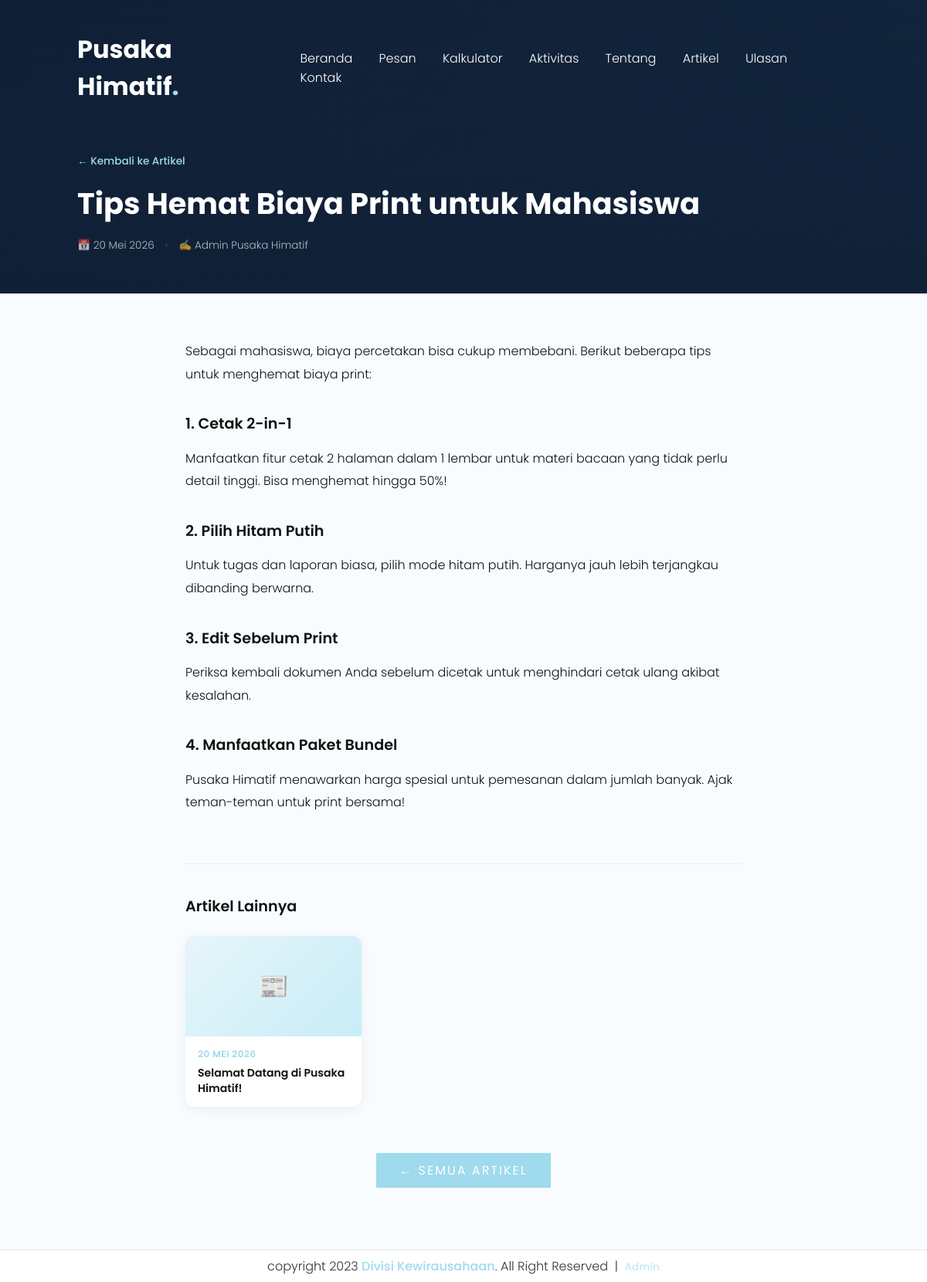
Screenshot of /artikel.php?id=2 with the database file from the repository.
### tables this page shows
CREATE TABLE IF NOT EXISTS `artikel` (
  `id`         INT UNSIGNED     NOT NULL AUTO_INCREMENT,
  `judul`      VARCHAR(255)     NOT NULL,
  `slug`       VARCHAR(255)     NOT NULL UNIQUE,
  `konten`     LONGTEXT         NOT NULL,
  `ringkasan`  TEXT             NULL     COMMENT 'Deskripsi singkat untuk preview card',
  `gambar`     VARCHAR(255)     NULL     COMMENT 'Nama file gambar di uploads/artikel/',
  `author_id`  INT UNSIGNED     NOT NULL,
  `status`     ENUM('published','draft') NOT NULL DEFAULT 'published',
  `created_at` DATETIME         NOT NULL DEFAULT CURRENT_TIMESTAMP,
  `updated_at` DATETIME         NOT NULL DEFAULT CURRENT_TIMESTAMP ON UPDATE CURRENT_TIMESTAMP,
  PRIMARY KEY (`id`),
  KEY `idx_status` (`status`),
  KEY `idx_author` (`author_id`),
  CONSTRAINT `fk_artikel_author` FOREIGN KEY (`author_id`) REFERENCES `admin` (`id`) ON DELETE CASCADE
);

### artikel.php (the view, shortened to what this page needs)
<?php
$id = (int) ($_GET['id'] ?? 0);
try {
    $db   = getDB();
    $stmt = $db->prepare(
        "SELECT a.*, ad.nama AS author_nama
         FROM artikel a
         JOIN admin ad ON a.author_id = ad.id
         WHERE a.id = ? AND a.status = 'published'
         LIMIT 1"
    );
    $stmt->execute([$id]);
    $artikel = $stmt->fetch();
} catch (Exception $e) {
    $artikel = null;
}
try {
    $related = $db->prepare(
        "SELECT id, judul, gambar, created_at
         FROM artikel
         WHERE status = 'published' AND id != ?
         ORDER BY created_at DESC
         LIMIT 3"
    );
    $related->execute([$id]);
    $relatedArts = $related->fetchAll();
} catch (Exception $e) {
    $relatedArts = [];
}
function formatTanggal(string $date): string {
    $bulan = ['','Jan','Feb','Mar','Apr','Mei','Jun','Jul','Agu','Sep','Okt','Nov','Des'];
    $d = date('j', strtotime($date));
    $m = (int) date('n', strtotime($date));
    $y = date('Y', strtotime($date));
    return "$d {$bulan[$m]} $y";
}
?>
<!DOCTYPE html>
<html lang="id">
  <head>
    <link rel="stylesheet" href="style.css" />
  </head>
  <body>
    <header>
      <nav>
        <a href="index.php" class="logo">Pusaka Himatif<span>.</span></a>
        <ul class="navigation">
          <li><a href="index.php#banner"       onclick="toggleMenu();">Beranda</a></li>
          <li><a href="index.php#order"        onclick="toggleMenu();">Pesan</a></li>
          <li><a href="index.php#calculator"   onclick="toggleMenu();">Kalkulator</a></li>
          <li><a href="index.php#activity"     onclick="toggleMenu();">Aktivitas</a></li>
          <li><a href="index.php#about"        onclick="toggleMenu();">Tentang</a></li>
          <li><a href="index.php#artikel"      onclick="toggleMenu();">Artikel</a></li>
          <li><a href="index.php#testimonials" onclick="toggleMenu();">Ulasan</a></li>
          <li><a href="index.php#contact"      onclick="toggleMenu();">Kontak</a></li>
        </ul>
      </nav>
    </header>
    <main>
      <div class="artikel-detail-hero">
        <div class="artikel-hero-overlay"></div>
        <div class="artikel-hero-content">
          <a href="index.php#artikel" class="artikel-back-link">← Kembali ke Artikel</a>
          <h1 class="artikel-hero-title"><?= htmlspecialchars($artikel['judul']) ?></h1>
          <div class="artikel-meta">
            <span class="artikel-meta-item">📅 <?= formatTanggal($artikel['created_at']) ?></span>
            <span class="artikel-meta-sep">·</span>
            <span class="artikel-meta-item">✍️ <?= htmlspecialchars($artikel['author_nama']) ?></span>
          </div>
        </div>
      </div>
      <article class="artikel-detail-body">
        <div class="artikel-detail-container">
          <div class="artikel-content-text">
            <?= $artikel['konten']  ?>
          </div>
          <?php if (!empty($relatedArts)): ?>
          <div class="artikel-related">
            <h2 class="artikel-related-title">Artikel Lainnya</h2>
            <div class="artikel-related-grid">
              <?php foreach ($relatedArts as $rel): ?>
                <a href="artikel.php?id=<?= $rel['id'] ?>" class="artikel-related-card">
                  <div class="artikel-related-img-wrap">
                    <?php if ($rel['gambar']): ?>
                      <img
                        src="uploads/artikel/<?= htmlspecialchars($rel['gambar']) ?>"
                        alt="<?= htmlspecialchars($rel['judul']) ?>"
                        loading="lazy"
                      />
                    <?php else: ?>
                      <div class="artikel-img-placeholder small">📰</div>
                    <?php endif; ?>
                  </div>
                  <div class="artikel-related-body">
                    <span class="artikel-date"><?= formatTanggal($rel['created_at']) ?></span>
                    <h3><?= htmlspecialchars($rel['judul']) ?></h3>
                  </div>
                </a>
              <?php endforeach; ?>
            </div>
          </div>
          <?php endif; ?>
          <div style="text-align:center;margin-top:40px;">
            <a href="index.php#artikel" class="btn">← Semua Artikel</a>
          </div>
        </div>
      </article>
    </main>
    <footer>
      <div class="copyrightText">
        <p>
          copyright 2023
          <a
            href="https://instagram.com/pusaka.himatif?igshid=NTA5ZTk1NTc="
            target="_blank"
            rel="nofollow"
            title="Menuju Instagram"
          >Divisi Kewirausahaan</a>. All Right Reserved
          &nbsp;|&nbsp;
          <a href="admin/login.php" style="color:#9fdaed;opacity:0.6;font-size:0.85em;">Admin</a>
        </p>
      </div>
    </footer>
  </body>
</html>

### style.css (style rules this page uses)
* { margin: 0; padding: 0; box-sizing: border-box; font-family: "Poppins", sans-serif; scroll-behavior: smooth; }
body { min-height: 300; color: #111; }
p { font-weight: 300; color: #111; }
.btn { font-size: 1em; color: #fff; background: #9fdaed; display: inline-block; padding: 10px 30px; margin-top: 20px; text-transform: uppercase; text-decoration: none; letter-spacing: 2px; transition: 0.5s; }
header nav { position: fixed; top: 0; left: 0; width: 100%; padding: 40px 100px; z-index: 10000; display: flex; justify-content: space-between; align-items: center; transition: 0.5s; }
header nav .logo { color: #fff; font-weight: 700; font-size: 2em; text-decoration: none; }
header nav .logo span { color: #9fdaed; }
header nav .navigation li { list-style: none; margin-left: 30px; display: inline-block; }
header nav .navigation li a { text-decoration: none; color: #fff; font-weight: 300; }
article, aside { padding: 100px; }
.copyrightText { padding: 8px 40px; border-top: 1px solid rgba(0, 0, 0, 0.1); text-align: center; }
.copyrightText p { color: #333; }
.copyrightText a { color: #9fdaed; font-weight: 500; text-decoration: none; }
.artikel-img-placeholder { width: 100%; height: 100%; display: flex; align-items: center; justify-content: center; font-size: 3.5em; color: #9fdaed; }
.artikel-img-placeholder.small { font-size: 2em; }
.artikel-date { display: block; font-size: 0.75em; color: #9fdaed; font-weight: 600; letter-spacing: 0.5px; text-transform: uppercase; margin-bottom: 10px; }
.artikel-detail-hero { position: relative; min-height: 380px; display: flex; align-items: flex-end; padding: 60px 100px 50px; overflow: hidden; background: linear-gradient(160deg, #0f1f35 0%, #1a3350 100%); }
.artikel-hero-overlay { position: absolute; inset: 0; background: linear-gradient(to top, rgba(15, 31, 53, 0.92) 0%, rgba(15, 31, 53, 0.5) 100%); z-index: 1; }
.artikel-hero-content { position: relative; z-index: 2; max-width: 860px; }
.artikel-back-link { display: inline-block; color: #9fdaed; font-size: 0.85em; font-weight: 500; text-decoration: none; margin-bottom: 20px; transition: opacity 0.2s; }
.artikel-hero-title { font-size: 2.4em; font-weight: 700; color: #fff; line-height: 1.3; margin-bottom: 16px; }
.artikel-meta { display: flex; align-items: center; gap: 14px; flex-wrap: wrap; }
.artikel-meta-item { font-size: 0.85em; color: rgba(255, 255, 255, 0.7); font-weight: 300; }
.artikel-meta-sep { color: rgba(255, 255, 255, 0.3); }
.artikel-detail-body { padding: 0; background: #f9fcfe; }
.artikel-detail-container { max-width: 800px; margin: 0 auto; padding: 60px 40px 80px; }
.artikel-content-text { font-size: 1em; color: #333; line-height: 1.85; font-weight: 300; }
.artikel-content-text h2, .artikel-content-text h3 { font-weight: 600; color: #111; margin: 32px 0 12px; }
.artikel-content-text h3 { font-size: 1.2em; }
.artikel-content-text p { margin-bottom: 18px; }
.artikel-related { margin-top: 64px; border-top: 1px solid #e8eef2; padding-top: 40px; }
.artikel-related-title { font-size: 1.2em; font-weight: 600; color: #111; margin-bottom: 24px; }
.artikel-related-grid { display: grid; grid-template-columns: repeat(auto-fill, minmax(200px, 1fr)); gap: 18px; }
.artikel-related-card { display: block; text-decoration: none; color: inherit; background: #fff; border-radius: 12px; overflow: hidden; box-shadow: 0 4px 16px rgba(0, 0, 0, 0.06); transition: transform 0.25s ease, box-shadow 0.25s ease; }
.artikel-related-img-wrap { width: 100%; height: 130px; background: linear-gradient(135deg, #e6f5fa, #c8edf7); overflow: hidden; }
.artikel-related-body { padding: 14px 16px; }
.artikel-related-body .artikel-date { margin-bottom: 6px; }
.artikel-related-body h3 { font-size: 0.88em; font-weight: 600; color: #111; line-height: 1.4; display: -webkit-box; -webkit-line-clamp: 2; line-clamp: 2; -webkit-box-orient: vertical; overflow: hidden; }

### rows the page displays
artikel: judul "Tips Hemat Biaya Print untuk Mahasiswa", created_at "20 Mei 2026", author.nama "Admin Pusaka Himatif", konten "Sebagai mahasiswa, biaya percetakan bisa cukup membebani. Berikut beberapa tips untuk menghemat biaya print: 1. Cetak 2-in-1 Manfaatkan fitur cetak 2 halaman dalam 1 lembar untuk materi bacaan yang tidak perlu detail tinggi. Bisa menghemat hingga 50%! 2. Pilih Hitam Putih Untuk tugas dan laporan biasa, pilih mode hitam putih. Harganya jauh lebih terjangkau dibanding berwarna. 3. Edit Sebelum Print Periksa kembali dokumen Anda sebelum dicetak untuk menghindari cetak ulang akibat kesalahan. 4. Manfaatkan Paket Bundel Pusaka Himatif menawarkan harga spesial untuk pemesanan dalam jumlah banyak. Ajak teman-teman untuk print bersama!"
artikel: created_at "20 MEI 2026", judul "Selamat Datang di Pusaka Himatif!"
